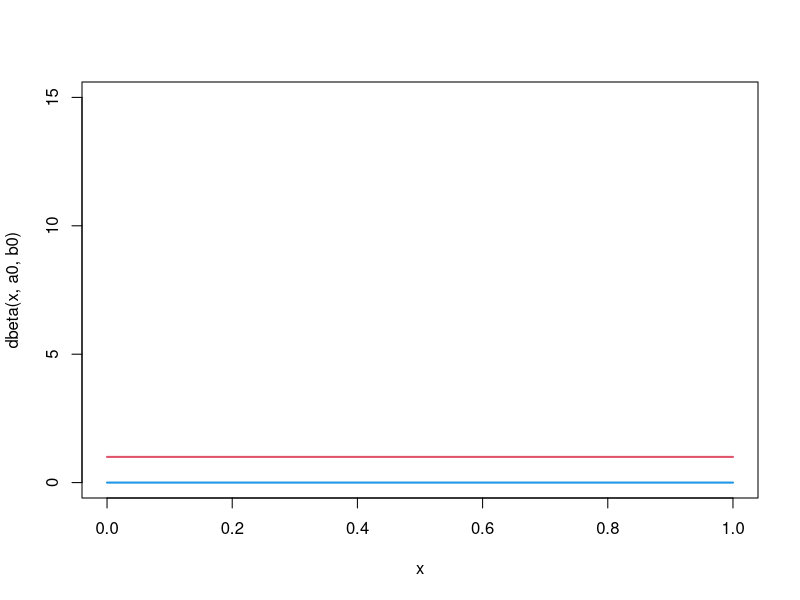
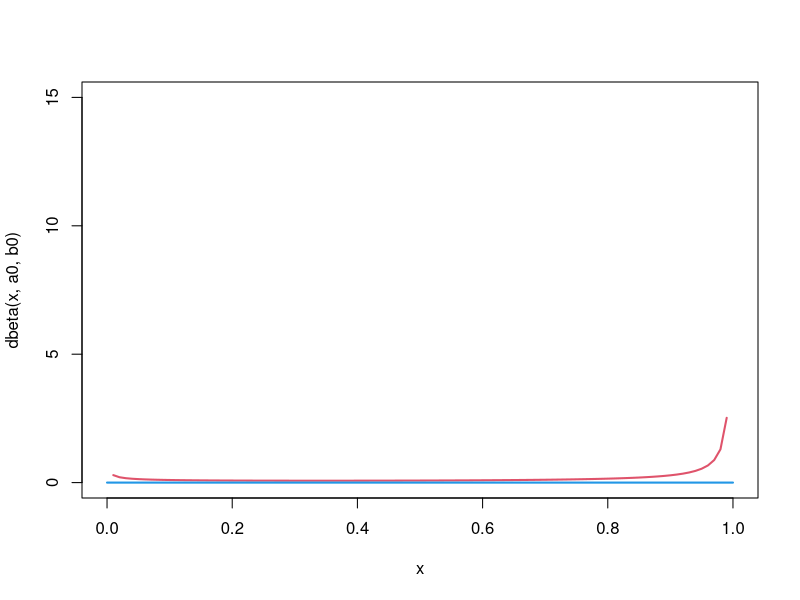
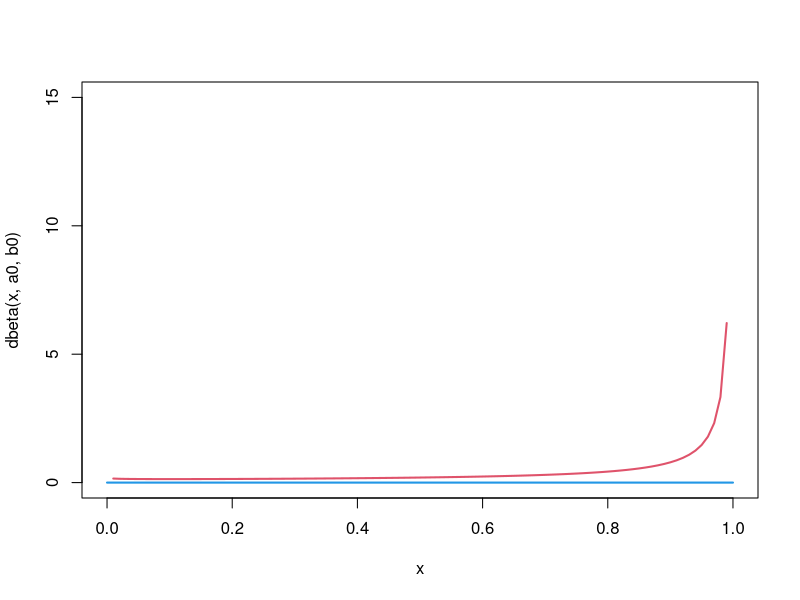

Write the R code that produced these figures, in order.

posterior_N <- function(y, #binary vector where 1 means success
                        a0, b0){
  n <- length(y)
  post_a <- a0+10
  post_b <- b0+n-10
  return(c(post_a = post_a,
           post_b = post_b))
}


draw_update <- function(y,a0,b0){
  curve(dbeta(x,a0,b0), lwd = 2, col = 2, ylim = c(0,15))
  post_par <- posterior_N(y = y,
                          a0 = a0,
                          b0 = b0)
  post_mean <- a0/(a0+b0)
  curve(dbeta(x,post_par[1],
              post_par[2]),add = T,lwd=2,col=4)
  print(post_par)
  print(post_mean)
}

y <- c(rep(0,1000), rep(1,5000))

draw_update(y, a0 = 1, b0 = 1)

draw_update(y, a0 = 0.5, b0 = 0.03)

draw_update(y, a0 = 0.9, b0 = 0.1)
